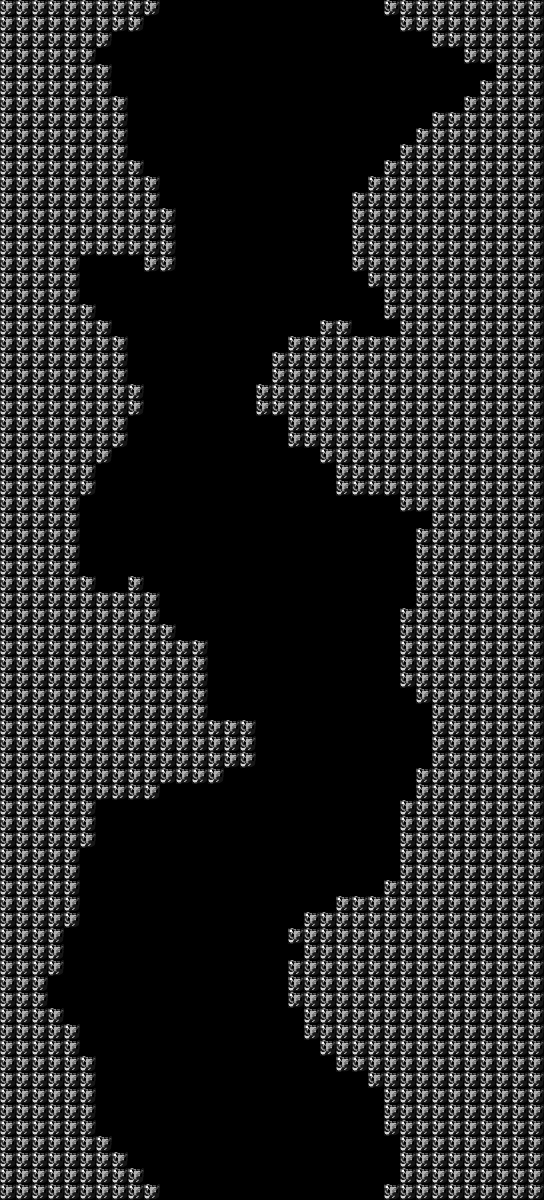

Tiled map render using the project's own tile images. Description and the map definition, with tile-layer contents summarised, below:
An orthogonal 34x75 tile map with 16x16 px tiles, 1 tile layer (solid).

<map version="1.0" orientation="orthogonal" width="34" height="75" tilewidth="16" tileheight="16">
 <tileset firstgid="1" name="wallnew" tilewidth="16" tileheight="16">
  <image source="../wallnew.png" trans="000000" width="32" height="16" />
 </tileset>
 <layer name="solid" width="34" height="75">
  <data>[2550 cells, 1384 non-empty, 1 distinct tile ids]</data>
 </layer>
</map>
